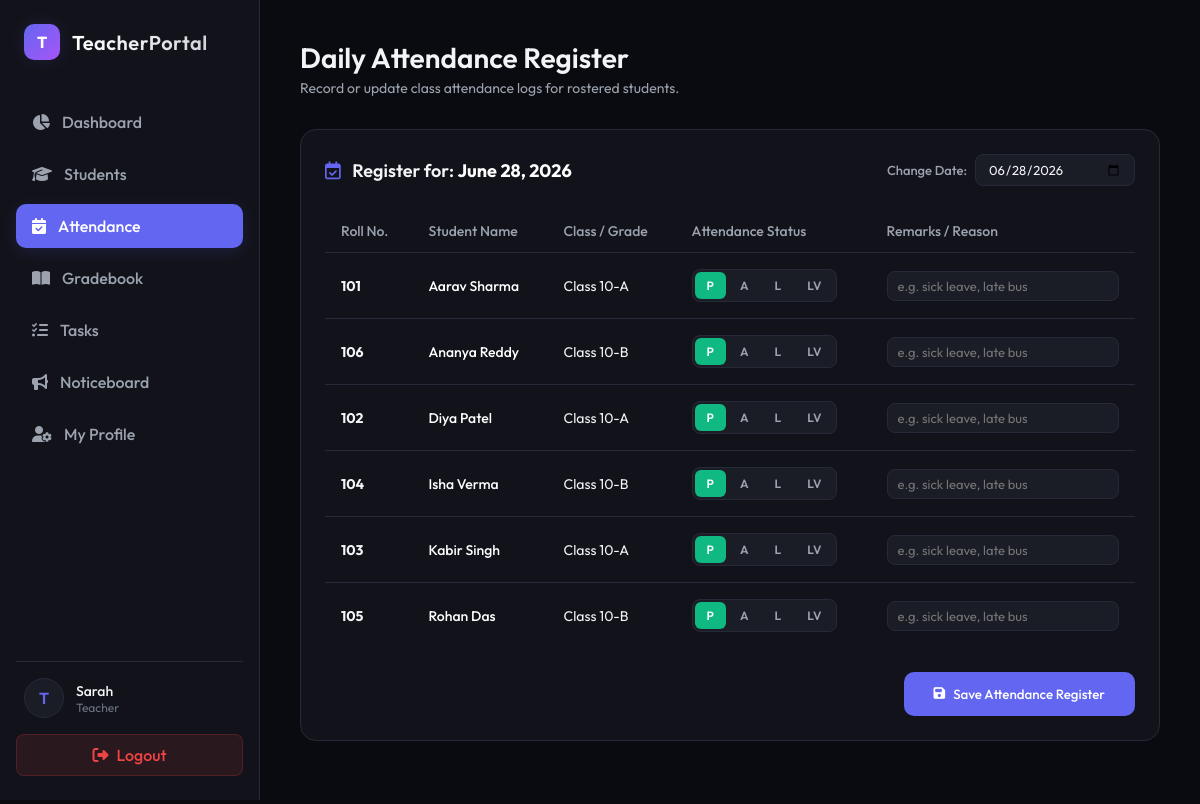
Page /attendance/ (signed in) on the committed database.
### core/models.py (models this page shows, shortened)
class Student(models.Model):
    teacher = models.ForeignKey(User, on_delete=models.CASCADE, related_name='students')
    name = models.CharField(max_length=100)
    roll_number = models.CharField(max_length=20)
    grade = models.CharField(max_length=50, verbose_name="Class/Grade")
    email = models.EmailField(blank=True, null=True)
    guardian_name = models.CharField(max_length=100, blank=True, null=True)
    guardian_phone = models.CharField(max_length=20, blank=True, null=True)
    created_at = models.DateTimeField(auto_now_add=True)
    class Meta:
        ordering = ['name']
        unique_together = ('teacher', 'roll_number')

### core/views.py (the view, shortened to what this page needs)
# urls.py: path('attendance/', views.web_attendance, name='attendance'),
@login_required
def web_attendance(request):
    teacher = request.user
    students = Student.objects.filter(teacher=teacher)
    date_str = request.GET.get('date', date.today().strftime('%Y-%m-%d'))
    try:
        selected_date = datetime.strptime(date_str, '%Y-%m-%d').date()
    except ValueError:
        selected_date = date.today()
        date_str = selected_date.strftime('%Y-%m-%d')
    existing_att = Attendance.objects.filter(student__teacher=teacher, date=selected_date)
    attendance_map = {att.student_id: att for att in existing_att}
    student_records = []
    for s in students:
        att = attendance_map.get(s.id)
        student_records.append({
            'student': s,
            'status': att.status if att else 'PRESENT', # default present
            'remarks': att.remarks if att else ''
        })
    context = {
        'student_records': student_records,
        'selected_date': selected_date,
        'date_str': date_str,
        'active_tab': 'attendance',
    }
    return render(request, 'core/attendance.html', context)

### core/templates/core/attendance.html (shortened to what this page needs)
{% extends 'core/base.html' %}
{% block content %}
<div class="header">
    <div class="header-title">
        <h1>Daily Attendance Register</h1>
        <p>Record or update class attendance logs for rostered students.</p>
    </div>
</div>
<div class="panel">
    <div class="panel-header" style="flex-wrap: wrap; gap: 16px; margin-bottom: 24px;">
        <h2 class="panel-title">
            <i class="fa-regular fa-calendar-check" style="color: var(--primary); margin-right: 8px;"></i>
            Register for: <span style="color: white; font-weight: bold;">{{ selected_date }}</span>
        </h2>
        <form method="GET" action="{% url 'attendance' %}" style="display: flex; gap: 8px; align-items: center;">
            <label for="date-select" style="font-size: 13px; color: var(--text-secondary); font-weight: 500;">Change Date:</label>
            <input type="date" id="date-select" name="date" value="{{ date_str }}" class="form-control" style="padding: 6px 12px; font-size: 13px; width: 160px;" onchange="this.form.submit()">
        </form>
    </div>
    <form method="POST" action="{% url 'attendance' %}?date={{ date_str }}">
        <div class="table-container" style="margin-bottom: 24px;">
            <table>
                <thead>
                    <tr>
                        <th>Roll No.</th>
                        <th>Student Name</th>
                        <th>Class / Grade</th>
                        <th>Attendance Status</th>
                        <th>Remarks / Reason</th>
                    </tr>
                </thead>
                <tbody>
                    {% for record in student_records %}
                    <tr>
                        <td><strong>{{ record.student.roll_number }}</strong></td>
                        <td>
                            <a href="{% url 'student_detail' record.student.id %}" style="color: white; font-weight: 500; text-decoration: none;">
                                {{ record.student.name }}
                            </a>
                        </td>
                        <td>{{ record.student.grade }}</td>
                        <td>
                            <div class="attendance-switch-group">
                                <label for="present_{{ record.student.id }}" class="attendance-radio-label">P</label>
                                <label for="absent_{{ record.student.id }}" class="attendance-radio-label">A</label>
                                <label for="late_{{ record.student.id }}" class="attendance-radio-label">L</label>
                                <label for="leave_{{ record.student.id }}" class="attendance-radio-label">LV</label>
                            </div>
                        </td>
                        <td>
                            <input type="text" name="remarks_{{ record.student.id }}" value="{{ record.remarks }}" placeholder="e.g. sick leave, late bus" class="form-control" style="padding: 6px 10px; font-size: 13px;">
                        </td>
                    </tr>
                    {% endfor %}
                </tbody>
            </table>
        </div>
        {% if student_records %}
        <div style="display: flex; justify-content: flex-end;">
            <button type="submit" class="btn btn-primary" style="height: 44px; padding: 0 30px;">
                <i class="fa-solid fa-floppy-disk"></i> Save Attendance Register
            </button>
        </div>
        {% endif %}
    </form>
</div>
{% endblock %}

### core/templates/core/base.html (shortened to what this page needs)
{% load static %}
<!DOCTYPE html>
<html lang="en">
<head>
    <link rel="stylesheet" href="{% static 'css/styles.css' %}?v={% now 'U' %}">
    <link rel="stylesheet" href="https://cdnjs.cloudflare.com/ajax/libs/font-awesome/6.4.0/css/all.min.css">
</head>
<body>
    {% if user.is_authenticated %}
    <aside class="sidebar">
        <div class="logo-container">
            <div class="logo-icon">T</div>
            <div class="logo-text">TeacherPortal</div>
        </div>
        <ul class="nav-links">
            <li class="nav-item {% if active_tab == 'dashboard' %}active{% endif %}">
                <a href="{% url 'dashboard' %}">
                    <i class="fa-solid fa-chart-pie"></i>
                    <span>Dashboard</span>
                </a>
            </li>
            <li class="nav-item {% if active_tab == 'students' %}active{% endif %}">
                <a href="{% url 'students' %}">
                    <i class="fa-solid fa-graduation-cap"></i>
                    <span>Students</span>
                </a>
            </li>
            {% if not user.is_superuser and not user.is_staff %}
            <li class="nav-item {% if active_tab == 'attendance' %}active{% endif %}">
                <a href="{% url 'attendance' %}">
                    <i class="fa-solid fa-calendar-check"></i>
                    <span>Attendance</span>
                </a>
            </li>
            <li class="nav-item {% if active_tab == 'gradebook' %}active{% endif %}">
                <a href="{% url 'gradebook' %}">
                    <i class="fa-solid fa-book-open"></i>
                    <span>Gradebook</span>
                </a>
            </li>
            <li class="nav-item {% if active_tab == 'tasks' %}active{% endif %}">
                <a href="{% url 'tasks' %}">
                    <i class="fa-solid fa-list-check"></i>
                    <span>Tasks</span>
                </a>
            </li>
            {% endif %}
            <li class="nav-item {% if active_tab == 'notices' %}active{% endif %}">
                <a href="{% url 'notices' %}">
                    <i class="fa-solid fa-bullhorn"></i>
                    <span>Noticeboard</span>
                </a>
            </li>
            {% if not user.is_superuser and not user.is_staff %}
            <li class="nav-item {% if active_tab == 'profile' %}active{% endif %}">
                <a href="{% url 'web_profile' %}">
                    <i class="fa-solid fa-user-gear"></i>
                    <span>My Profile</span>
                </a>
            </li>
            {% endif %}
        </ul>
        <div class="sidebar-footer">
            <div class="user-profile">
                <div class="user-avatar">
                    {{ user.username|slice:":1"|upper }}
                </div>
                <div class="user-info">
                    <div class="user-name">{{ user.first_name|default:user.username }}</div>
                    <div class="user-role">{% if user.is_superuser or user.is_staff %}Super Admin{% else %}Teacher{% endif %}</div>
                </div>
            </div>
            <a href="{% url 'logout' %}" class="logout-btn">
                <i class="fa-solid fa-right-from-bracket"></i>
                <span>Logout</span>
            </a>
        </div>
    </aside>
    {% endif %}
    <main class="main-content" style="{% if not user.is_authenticated %}margin-left: 0; max-width: 100vw; display: flex; align-items: center; justify-content: center; padding: 20px;{% endif %}">
        {% block content %}{% endblock %}
    </main>
</body>
</html>

### rows in the picture
Student: student.roll_number "101", student.name "Aarav Sharma", student.grade "Class 10-A"
Student: student.roll_number "106", student.name "Ananya Reddy", student.grade "Class 10-B"
Student: student.roll_number "102", student.name "Diya Patel", student.grade "Class 10-A"
Student: student.roll_number "104", student.name "Isha Verma", student.grade "Class 10-B"
Student: student.roll_number "103", student.name "Kabir Singh", student.grade "Class 10-A"
Student: student.roll_number "105", student.name "Rohan Das", student.grade "Class 10-B"

### other values in the picture
{{ user.username|slice:":1"|upper }} "T"
{{ user.first_name|default:user.username }} "Sarah"
{{ selected_date }} "June 28, 2026"
